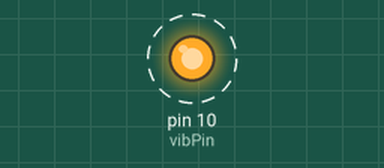
Bench run of a sketch on a simulated Arduino Uno, built with avr-gcc and run on an emulated ATmega328P. Shown: output pins drawn as LEDs (lit = HIGH). Dashed ring = blinking. What the sketch prints to the serial monitor is not drawn.

Above: at 0.2 s.
Timing chart, 0 to 3.0 s (numbered marks = the images above):
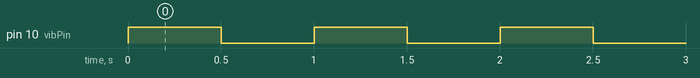

The sketch:

Course22.ino
```cpp
int vibPin = 10;

void setup() {
  Serial.begin(9600);
  pinMode(vibPin, OUTPUT);
}

void loop() {
  Serial.println("active high");
  digitalWrite(vibPin, HIGH);
  delay(500);
  Serial.println("active low");
  digitalWrite(vibPin, LOW);
  delay(500);
}
```

Measured:
- by itself, pin 10 (vibPin): alternates HIGH for 0.50 s and LOW for 0.50 s
